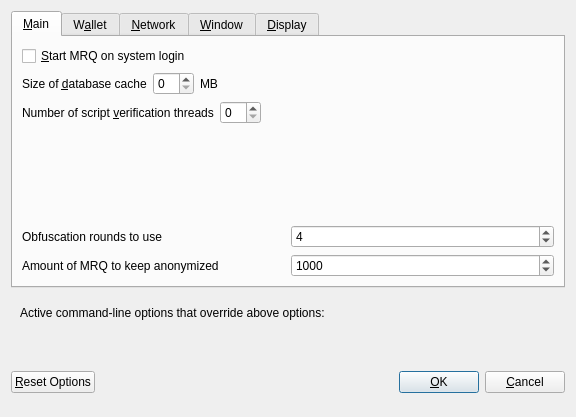
<?xml version="1.0" encoding="UTF-8"?>
<ui version="4.0">
 <class>OptionsDialog</class>
 <widget class="QDialog" name="OptionsDialog">
  <property name="geometry">
   <rect>
    <x>0</x>
    <y>0</y>
    <width>576</width>
    <height>417</height>
   </rect>
  </property>
  <property name="windowTitle">
   <string>Options</string>
  </property>
  <property name="modal">
   <bool>true</bool>
  </property>
  <layout class="QVBoxLayout" name="verticalLayout">
   <item>
    <widget class="QTabWidget" name="tabWidget">
     <property name="currentIndex">
      <number>0</number>
     </property>
     <widget class="QWidget" name="tabMain">
      <attribute name="title">
       <string>&amp;Main</string>
      </attribute>
      <layout class="QVBoxLayout" name="verticalLayout_Main">
       <item>
        <widget class="QCheckBox" name="bitcoinAtStartup">
         <property name="toolTip">
          <string>Automatically start MRQ after logging in to the system.</string>
         </property>
         <property name="text">
          <string>&amp;Start MRQ on system login</string>
         </property>
        </widget>
       </item>
       <item>
        <layout class="QHBoxLayout" name="horizontalLayout_2_Main">
         <item>
          <widget class="QLabel" name="databaseCacheLabel">
           <property name="text">
            <string>Size of &amp;database cache</string>
           </property>
           <property name="textFormat">
            <enum>Qt::PlainText</enum>
           </property>
           <property name="buddy">
            <cstring>databaseCache</cstring>
           </property>
          </widget>
         </item>
         <item>
          <widget class="QSpinBox" name="databaseCache"/>
         </item>
         <item>
          <widget class="QLabel" name="databaseCacheUnitLabel">
           <property name="text">
            <string>MB</string>
           </property>
           <property name="textFormat">
            <enum>Qt::PlainText</enum>
           </property>
          </widget>
         </item>
         <item>
          <spacer name="horizontalSpacer_2_Main">
           <property name="orientation">
            <enum>Qt::Horizontal</enum>
           </property>
           <property name="sizeHint" stdset="0">
            <size>
             <width>40</width>
             <height>20</height>
            </size>
           </property>
          </spacer>
         </item>
        </layout>
       </item>
       <item>
        <layout class="QHBoxLayout" name="horizontalLayout_3_Main">
         <item>
          <widget class="QLabel" name="threadsScriptVerifLabel">
           <property name="text">
            <string>Number of script &amp;verification threads</string>
           </property>
           <property name="textFormat">
            <enum>Qt::PlainText</enum>
           </property>
           <property name="buddy">
            <cstring>threadsScriptVerif</cstring>
           </property>
          </widget>
         </item>
         <item>
          <widget class="QSpinBox" name="threadsScriptVerif">
           <property name="toolTip">
            <string>(0 = auto, &lt;0 = leave that many cores free)</string>
           </property>
          </widget>
         </item>
         <item>
          <spacer name="horizontalSpacer_3_Main">
           <property name="orientation">
            <enum>Qt::Horizontal</enum>
           </property>
           <property name="sizeHint" stdset="0">
            <size>
             <width>40</width>
             <height>20</height>
            </size>
           </property>
          </spacer>
         </item>
        </layout>
       </item>
       <item>
        <spacer name="verticalSpacer_Main">
         <property name="orientation">
          <enum>Qt::Vertical</enum>
         </property>
         <property name="sizeHint" stdset="0">
          <size>
           <width>20</width>
           <height>40</height>
          </size>
         </property>
        </spacer>
       </item>
       <item>
        <layout class="QHBoxLayout" name="horizontalLayout_4_Main">
         <item>
          <widget class="QLabel" name="label">
           <property name="toolTip">
            <string>This setting determines the amount of individual masternodes that an input will be anonymized through.&lt;br/&gt;More rounds of anonymization gives a higher degree of privacy, but also costs more in fees.</string>
           </property>
           <property name="text">
            <string>Obfuscation rounds to use</string>
           </property>
          </widget>
         </item>
         <item>
          <widget class="QSpinBox" name="obfuscationRounds">
           <property name="minimum">
            <number>2</number>
           </property>
           <property name="maximum">
            <number>8</number>
           </property>
           <property name="value">
            <number>4</number>
           </property>
          </widget>
         </item>
        </layout>
       </item>
       <item>
        <layout class="QHBoxLayout" name="horizontalLayout">
         <item>
          <widget class="QLabel" name="label_2">
           <property name="toolTip">
            <string>This amount acts as a threshold to turn off Obfuscation once it's reached.</string>
           </property>
           <property name="statusTip">
            <string notr="true"/>
           </property>
           <property name="whatsThis">
            <string notr="true"/>
           </property>
           <property name="accessibleName">
            <string notr="true"/>
           </property>
           <property name="accessibleDescription">
            <string notr="true"/>
           </property>
           <property name="text">
            <string>Amount of MRQ to keep anonymized</string>
           </property>
          </widget>
         </item>
         <item>
          <widget class="QSpinBox" name="anonymizeMrq">
           <property name="minimum">
            <number>100</number>
           </property>
           <property name="maximum">
            <number>100000</number>
           </property>
           <property name="singleStep">
            <number>100</number>
           </property>
           <property name="value">
            <number>1000</number>
           </property>
          </widget>
         </item>
        </layout>
       </item>
      </layout>
     </widget>
     <widget class="QWidget" name="tabWallet">
      <attribute name="title">
       <string>W&amp;allet</string>
      </attribute>
      <layout class="QVBoxLayout" name="verticalLayout_Wallet">
       <item>
        <widget class="QGroupBox" name="groupBox">
         <property name="title">
          <string>Expert</string>
         </property>
         <layout class="QVBoxLayout" name="verticalLayout_2">
          <item>
           <widget class="QCheckBox" name="coinControlFeatures">
            <property name="toolTip">
             <string>Whether to show coin control features or not.</string>
            </property>
            <property name="text">
             <string>Enable coin &amp;control features</string>
            </property>
           </widget>
          </item>
          <item>
           <widget class="QCheckBox" name="showMasternodesTab">
            <property name="toolTip">
             <string>Show additional tab listing all your masternodes in first sub-tab&lt;br/&gt;and all masternodes on the network in second sub-tab.</string>
            </property>
            <property name="text">
             <string>Show Masternodes Tab</string>
            </property>
           </widget>
          </item>
          <item>
           <widget class="QCheckBox" name="spendZeroConfChange">
            <property name="toolTip">
             <string>If you disable the spending of unconfirmed change, the change from a transaction&lt;br/&gt;cannot be used until that transaction has at least one confirmation.&lt;br/&gt;This also affects how your balance is computed.</string>
            </property>
            <property name="text">
             <string>&amp;Spend unconfirmed change</string>
            </property>
           </widget>
          </item>
         </layout>
        </widget>
       </item>
       <item>
        <spacer name="verticalSpacer_Wallet">
         <property name="orientation">
          <enum>Qt::Vertical</enum>
         </property>
         <property name="sizeHint" stdset="0">
          <size>
           <width>20</width>
           <height>40</height>
          </size>
         </property>
        </spacer>
       </item>
      </layout>
     </widget>
     <widget class="QWidget" name="tabNetwork">
      <attribute name="title">
       <string>&amp;Network</string>
      </attribute>
      <layout class="QVBoxLayout" name="verticalLayout_Network">
       <item>
        <widget class="QCheckBox" name="mapPortUpnp">
         <property name="toolTip">
          <string>Automatically open the MRQ client port on the router. This only works when your router supports UPnP and it is enabled.</string>
         </property>
         <property name="text">
          <string>Map port using &amp;UPnP</string>
         </property>
        </widget>
       </item>
       <item>
        <widget class="QCheckBox" name="allowIncoming">
         <property name="toolTip">
          <string>Accept connections from outside</string>
         </property>
         <property name="text">
          <string>Allow incoming connections</string>
         </property>
        </widget>
       </item>
       <item>
        <widget class="QCheckBox" name="connectSocks">
         <property name="toolTip">
          <string>Connect to the MRQ network through a SOCKS5 proxy.</string>
         </property>
         <property name="text">
          <string>&amp;Connect through SOCKS5 proxy (default proxy):</string>
         </property>
        </widget>
       </item>
       <item>
        <layout class="QHBoxLayout" name="horizontalLayout_1_Network">
         <item>
          <widget class="QLabel" name="proxyIpLabel">
           <property name="text">
            <string>Proxy &amp;IP:</string>
           </property>
           <property name="textFormat">
            <enum>Qt::PlainText</enum>
           </property>
           <property name="buddy">
            <cstring>proxyIp</cstring>
           </property>
          </widget>
         </item>
         <item>
          <widget class="QValidatedLineEdit" name="proxyIp">
           <property name="minimumSize">
            <size>
             <width>140</width>
             <height>0</height>
            </size>
           </property>
           <property name="maximumSize">
            <size>
             <width>140</width>
             <height>16777215</height>
            </size>
           </property>
           <property name="toolTip">
            <string>IP address of the proxy (e.g. IPv4: 127.0.0.1 / IPv6: ::1)</string>
           </property>
          </widget>
         </item>
         <item>
          <widget class="QLabel" name="proxyPortLabel">
           <property name="text">
            <string>&amp;Port:</string>
           </property>
           <property name="textFormat">
            <enum>Qt::PlainText</enum>
           </property>
           <property name="buddy">
            <cstring>proxyPort</cstring>
           </property>
          </widget>
         </item>
         <item>
          <widget class="QLineEdit" name="proxyPort">
           <property name="minimumSize">
            <size>
             <width>55</width>
             <height>0</height>
            </size>
           </property>
           <property name="maximumSize">
            <size>
             <width>55</width>
             <height>16777215</height>
            </size>
           </property>
           <property name="toolTip">
            <string>Port of the proxy (e.g. 9050)</string>
           </property>
          </widget>
         </item>
         <item>
          <spacer name="horizontalSpacer_1_Network">
           <property name="orientation">
            <enum>Qt::Horizontal</enum>
           </property>
           <property name="sizeHint" stdset="0">
            <size>
             <width>40</width>
             <height>20</height>
            </size>
           </property>
          </spacer>
         </item>
        </layout>
       </item>
       <item>
        <spacer name="verticalSpacer_Network">
         <property name="orientation">
          <enum>Qt::Vertical</enum>
         </property>
         <property name="sizeHint" stdset="0">
          <size>
           <width>20</width>
           <height>40</height>
          </size>
         </property>
        </spacer>
       </item>
      </layout>
     </widget>
     <widget class="QWidget" name="tabWindow">
      <attribute name="title">
       <string>&amp;Window</string>
      </attribute>
      <layout class="QVBoxLayout" name="verticalLayout_Window">
       <item>
        <widget class="QCheckBox" name="minimizeToTray">
         <property name="toolTip">
          <string>Show only a tray icon after minimizing the window.</string>
         </property>
         <property name="text">
          <string>&amp;Minimize to the tray instead of the taskbar</string>
         </property>
        </widget>
       </item>
       <item>
        <widget class="QCheckBox" name="minimizeOnClose">
         <property name="toolTip">
          <string>Minimize instead of exit the application when the window is closed. When this option is enabled, the application will be closed only after selecting Quit in the menu.</string>
         </property>
         <property name="text">
          <string>M&amp;inimize on close</string>
         </property>
        </widget>
       </item>
       <item>
        <spacer name="verticalSpacer_Window">
         <property name="orientation">
          <enum>Qt::Vertical</enum>
         </property>
         <property name="sizeHint" stdset="0">
          <size>
           <width>20</width>
           <height>40</height>
          </size>
         </property>
        </spacer>
       </item>
      </layout>
     </widget>
     <widget class="QWidget" name="tabDisplay">
      <attribute name="title">
       <string>&amp;Display</string>
      </attribute>
      <layout class="QVBoxLayout" name="verticalLayout_Display">
       <item>
        <layout class="QHBoxLayout" name="horizontalLayout_1_Display">
         <item>
          <widget class="QLabel" name="langLabel">
           <property name="text">
            <string>User Interface &amp;language:</string>
           </property>
           <property name="textFormat">
            <enum>Qt::PlainText</enum>
           </property>
           <property name="buddy">
            <cstring>lang</cstring>
           </property>
          </widget>
         </item>
         <item>
          <widget class="QValueComboBox" name="lang">
           <property name="toolTip">
            <string>The user interface language can be set here. This setting will take effect after restarting MRQ.</string>
           </property>
          </widget>
         </item>
        </layout>
       </item>
       <item>
        <widget class="QLabel" name="label_3">
         <property name="toolTip">
          <string notr="true"/>
         </property>
         <property name="statusTip">
          <string notr="true"/>
         </property>
         <property name="whatsThis">
          <string notr="true"/>
         </property>
         <property name="accessibleName">
          <string notr="true"/>
         </property>
         <property name="text">
          <string>Language missing or translation incomplete? Help contributing translations here:
https://www.transifex.com/mrqcoin/mrqcoin-translations</string>
         </property>
         <property name="wordWrap">
          <bool>true</bool>
         </property>
         <property name="openExternalLinks">
          <bool>true</bool>
         </property>
         <property name="textInteractionFlags">
          <set>Qt::TextBrowserInteraction</set>
         </property>
        </widget>
       </item>
       <item>
        <layout class="QHBoxLayout" name="horizontalLayout_4_Display" stretch="0,0">
         <item>
          <widget class="QLabel" name="themeLabel">
           <property name="text">
            <string>User Interface Theme:</string>
           </property>
          </widget>
         </item>
         <item>
          <widget class="QValueComboBox" name="theme"/>
         </item>
        </layout>
       </item>
       <item>
        <widget class="Line" name="line">
         <property name="orientation">
          <enum>Qt::Horizontal</enum>
         </property>
        </widget>
       </item>
       <item>
        <layout class="QHBoxLayout" name="horizontalLayout_2_Display">
         <item>
          <widget class="QLabel" name="unitLabel">
           <property name="text">
            <string>&amp;Unit to show amounts in:</string>
           </property>
           <property name="textFormat">
            <enum>Qt::PlainText</enum>
           </property>
           <property name="buddy">
            <cstring>unit</cstring>
           </property>
          </widget>
         </item>
         <item>
          <widget class="QValueComboBox" name="unit">
           <property name="toolTip">
            <string>Choose the default subdivision unit to show in the interface and when sending coins.</string>
           </property>
          </widget>
         </item>
        </layout>
       </item>
       <item>
        <layout class="QHBoxLayout" name="horizontalLayout_5_Display">
         <item>
          <widget class="QLabel" name="digitsLabel">
           <property name="text">
            <string>Decimal digits</string>
           </property>
          </widget>
         </item>
         <item>
          <widget class="QValueComboBox" name="digits"/>
         </item>
        </layout>
       </item>
       <item>
        <layout class="QHBoxLayout" name="horizontalLayout_3_Display">
         <item>
          <widget class="QLabel" name="thirdPartyTxUrlsLabel">
           <property name="toolTip">
            <string>Third party URLs (e.g. a block explorer) that appear in the transactions tab as context menu items. %s in the URL is replaced by transaction hash. Multiple URLs are separated by vertical bar |.</string>
           </property>
           <property name="text">
            <string>Third party transaction URLs</string>
           </property>
           <property name="buddy">
            <cstring>thirdPartyTxUrls</cstring>
           </property>
          </widget>
         </item>
         <item>
          <widget class="QLineEdit" name="thirdPartyTxUrls">
           <property name="toolTip">
            <string>Third party URLs (e.g. a block explorer) that appear in the transactions tab as context menu items. %s in the URL is replaced by transaction hash. Multiple URLs are separated by vertical bar |.</string>
           </property>
          </widget>
         </item>
        </layout>
       </item>
       <item>
        <spacer name="verticalSpacer">
         <property name="orientation">
          <enum>Qt::Vertical</enum>
         </property>
         <property name="sizeHint" stdset="0">
          <size>
           <width>20</width>
           <height>40</height>
          </size>
         </property>
        </spacer>
       </item>
      </layout>
     </widget>
    </widget>
   </item>
   <item>
    <widget class="QFrame" name="frame">
     <layout class="QVBoxLayout" name="verticalLayout_Bottom">
      <item>
       <layout class="QHBoxLayout" name="horizontalLayout_Bottom">
        <item>
         <widget class="QLabel" name="overriddenByCommandLineInfoLabel">
          <property name="text">
           <string>Active command-line options that override above options:</string>
          </property>
          <property name="textFormat">
           <enum>Qt::PlainText</enum>
          </property>
         </widget>
        </item>
        <item>
         <spacer name="horizontalSpacer_Bottom">
          <property name="orientation">
           <enum>Qt::Horizontal</enum>
          </property>
          <property name="sizeHint" stdset="0">
           <size>
            <width>40</width>
            <height>20</height>
           </size>
          </property>
         </spacer>
        </item>
       </layout>
      </item>
      <item>
       <widget class="QLabel" name="overriddenByCommandLineLabel">
        <property name="text">
         <string/>
        </property>
        <property name="textFormat">
         <enum>Qt::PlainText</enum>
        </property>
        <property name="wordWrap">
         <bool>true</bool>
        </property>
       </widget>
      </item>
     </layout>
    </widget>
   </item>
   <item>
    <layout class="QHBoxLayout" name="horizontalLayout_Buttons">
     <item>
      <widget class="QPushButton" name="resetButton">
       <property name="toolTip">
        <string>Reset all client options to default.</string>
       </property>
       <property name="text">
        <string>&amp;Reset Options</string>
       </property>
       <property name="autoDefault">
        <bool>false</bool>
       </property>
      </widget>
     </item>
     <item>
      <spacer name="horizontalSpacer_1">
       <property name="orientation">
        <enum>Qt::Horizontal</enum>
       </property>
       <property name="sizeHint" stdset="0">
        <size>
         <width>40</width>
         <height>48</height>
        </size>
       </property>
      </spacer>
     </item>
     <item>
      <widget class="QLabel" name="statusLabel">
       <property name="minimumSize">
        <size>
         <width>200</width>
         <height>0</height>
        </size>
       </property>
       <property name="font">
        <font>
         <weight>75</weight>
         <bold>true</bold>
        </font>
       </property>
       <property name="text">
        <string/>
       </property>
       <property name="textFormat">
        <enum>Qt::PlainText</enum>
       </property>
       <property name="wordWrap">
        <bool>true</bool>
       </property>
      </widget>
     </item>
     <item>
      <spacer name="horizontalSpacer_2">
       <property name="orientation">
        <enum>Qt::Horizontal</enum>
       </property>
       <property name="sizeHint" stdset="0">
        <size>
         <width>40</width>
         <height>48</height>
        </size>
       </property>
      </spacer>
     </item>
     <item>
      <widget class="QPushButton" name="okButton">
       <property name="text">
        <string>&amp;OK</string>
       </property>
       <property name="autoDefault">
        <bool>false</bool>
       </property>
       <property name="default">
        <bool>true</bool>
       </property>
      </widget>
     </item>
     <item>
      <widget class="QPushButton" name="cancelButton">
       <property name="text">
        <string>&amp;Cancel</string>
       </property>
       <property name="autoDefault">
        <bool>false</bool>
       </property>
      </widget>
     </item>
    </layout>
   </item>
  </layout>
 </widget>
 <customwidgets>
  <customwidget>
   <class>QValidatedLineEdit</class>
   <extends>QLineEdit</extends>
   <header>qvalidatedlineedit.h</header>
  </customwidget>
  <customwidget>
   <class>QValueComboBox</class>
   <extends>QComboBox</extends>
   <header>qvaluecombobox.h</header>
  </customwidget>
 </customwidgets>
 <resources/>
 <connections/>
</ui>
